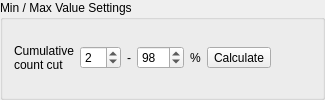
                      <widget class="QgsCollapsibleGroupBox" name="mGroupBoxMinMax">
                       <property name="sizePolicy">
                        <sizepolicy hsizetype="Preferred" vsizetype="Fixed">
                         <horstretch>0</horstretch>
                         <verstretch>0</verstretch>
                        </sizepolicy>
                       </property>
                       <property name="title">
                        <string>Min / Max Value Settings</string>
                       </property>
                       <property name="collapsed">
                        <bool>false</bool>
                       </property>
                       <layout class="QVBoxLayout" name="verticalLayout_9">
                        <item>
                         <layout class="QHBoxLayout" name="horizontalLayout_5">
                          <item>
                           <widget class="QLabel" name="label_35">
                            <property name="minimumSize">
                             <size>
                              <width>0</width>
                              <height>0</height>
                             </size>
                            </property>
                            <property name="text">
                             <string>Cumulative
count cut</string>
                            </property>
                           </widget>
                          </item>
                          <item>
                           <widget class="QgsSpinBox" name="mPercentileMin">
                            <property name="maximum">
                             <number>49</number>
                            </property>
                            <property name="value">
                             <number>2</number>
                            </property>
                           </widget>
                          </item>
                          <item>
                           <widget class="QLabel" name="label_48">
                            <property name="sizePolicy">
                             <sizepolicy hsizetype="Fixed" vsizetype="Preferred">
                              <horstretch>0</horstretch>
                              <verstretch>0</verstretch>
                             </sizepolicy>
                            </property>
                            <property name="minimumSize">
                             <size>
                              <width>0</width>
                              <height>0</height>
                             </size>
                            </property>
                            <property name="text">
                             <string>-</string>
                            </property>
                            <property name="wordWrap">
                             <bool>true</bool>
                            </property>
                           </widget>
                          </item>
                          <item>
                           <widget class="QgsSpinBox" name="mPercentileMax">
                            <property name="minimum">
                             <number>51</number>
                            </property>
                            <property name="maximum">
                             <number>100</number>
                            </property>
                            <property name="value">
                             <number>98</number>
                            </property>
                           </widget>
                          </item>
                          <item>
                           <widget class="QLabel" name="label_61">
                            <property name="sizePolicy">
                             <sizepolicy hsizetype="Fixed" vsizetype="Preferred">
                              <horstretch>0</horstretch>
                              <verstretch>0</verstretch>
                             </sizepolicy>
                            </property>
                            <property name="minimumSize">
                             <size>
                              <width>0</width>
                              <height>0</height>
                             </size>
                            </property>
                            <property name="text">
                             <string>%</string>
                            </property>
                           </widget>
                          </item>
                          <item>
                           <widget class="QToolButton" name="mCalculatePercentiles">
                            <property name="text">
                             <string>Calculate</string>
                            </property>
                            <property name="icon">
                             <iconset resource="../../../../../QGIS3-master/images/images.qrc">
                              <normaloff>:/images/themes/default/mActionLocalCumulativeCutStretch.svg</normaloff>:/images/themes/default/mActionLocalCumulativeCutStretch.svg</iconset>
                            </property>
                            <property name="toolButtonStyle">
                             <enum>Qt::ToolButtonTextBesideIcon</enum>
                            </property>
                           </widget>
                          </item>
                          <item>
                           <spacer name="horizontalSpacer_9">
                            <property name="orientation">
                             <enum>Qt::Horizontal</enum>
                            </property>
                            <property name="sizeHint" stdset="0">
                             <size>
                              <width>40</width>
                              <height>20</height>
                             </size>
                            </property>
                           </spacer>
                          </item>
                         </layout>
                        </item>
                       </layout>
                      </widget>
